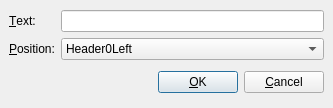
<ui version="4.0" >
 <author></author>
 <comment></comment>
 <exportmacro></exportmacro>
 <class>AddHeaderDialog</class>
 <widget class="QDialog" name="AddHeaderDialog" >
  <property name="geometry" >
   <rect>
    <x>0</x>
    <y>0</y>
    <width>333</width>
    <height>108</height>
   </rect>
  </property>
  <property name="windowTitle" >
   <string>Dialog</string>
  </property>
  <layout class="QVBoxLayout" >
   <property name="margin" >
    <number>9</number>
   </property>
   <property name="spacing" >
    <number>6</number>
   </property>
   <item>
    <layout class="QGridLayout" >
     <property name="margin" >
      <number>0</number>
     </property>
     <property name="spacing" >
      <number>6</number>
     </property>
     <item row="1" column="0" >
      <widget class="QLabel" name="label_2" >
       <property name="text" >
        <string>&amp;Position:</string>
       </property>
       <property name="buddy" >
        <cstring>positionCO</cstring>
       </property>
      </widget>
     </item>
     <item row="0" column="1" >
      <widget class="QLineEdit" name="textED" >
       <property name="text" >
        <string/>
       </property>
      </widget>
     </item>
     <item row="1" column="1" >
      <widget class="QComboBox" name="positionCO" >
       <item>
        <property name="text" >
         <string>Header0Left</string>
        </property>
       </item>
       <item>
        <property name="text" >
         <string>Header0Center</string>
        </property>
       </item>
       <item>
        <property name="text" >
         <string>Header0Right</string>
        </property>
       </item>
       <item>
        <property name="text" >
         <string>Header1Left</string>
        </property>
       </item>
       <item>
        <property name="text" >
         <string>Header1Center</string>
        </property>
       </item>
       <item>
        <property name="text" >
         <string>Header1Right</string>
        </property>
       </item>
       <item>
        <property name="text" >
         <string>Header2Left</string>
        </property>
       </item>
       <item>
        <property name="text" >
         <string>Header2Center</string>
        </property>
       </item>
       <item>
        <property name="text" >
         <string>Header2Right</string>
        </property>
       </item>
       <item>
        <property name="text" >
         <string>Footer0Left</string>
        </property>
       </item>
       <item>
        <property name="text" >
         <string>Footer0Center</string>
        </property>
       </item>
       <item>
        <property name="text" >
         <string>Footer0Right</string>
        </property>
       </item>
       <item>
        <property name="text" >
         <string>Footer1Left</string>
        </property>
       </item>
       <item>
        <property name="text" >
         <string>Footer1Center</string>
        </property>
       </item>
       <item>
        <property name="text" >
         <string>Footer1Right</string>
        </property>
       </item>
       <item>
        <property name="text" >
         <string>Footer2Left</string>
        </property>
       </item>
       <item>
        <property name="text" >
         <string>Footer2Center</string>
        </property>
       </item>
       <item>
        <property name="text" >
         <string>Footer2Right</string>
        </property>
       </item>
      </widget>
     </item>
     <item row="0" column="0" >
      <widget class="QLabel" name="label" >
       <property name="text" >
        <string>&amp;Text:</string>
       </property>
       <property name="buddy" >
        <cstring>textED</cstring>
       </property>
      </widget>
     </item>
    </layout>
   </item>
   <item>
    <layout class="QHBoxLayout" >
     <property name="margin" >
      <number>0</number>
     </property>
     <property name="spacing" >
      <number>6</number>
     </property>
     <item>
      <spacer>
       <property name="orientation" >
        <enum>Qt::Horizontal</enum>
       </property>
       <property name="sizeHint" >
        <size>
         <width>131</width>
         <height>31</height>
        </size>
       </property>
      </spacer>
     </item>
     <item>
      <widget class="QPushButton" name="okButton" >
       <property name="text" >
        <string>&amp;OK</string>
       </property>
      </widget>
     </item>
     <item>
      <widget class="QPushButton" name="cancelButton" >
       <property name="text" >
        <string>&amp;Cancel</string>
       </property>
      </widget>
     </item>
    </layout>
   </item>
  </layout>
 </widget>
 <pixmapfunction></pixmapfunction>
 <resources/>
 <connections>
  <connection>
   <sender>okButton</sender>
   <signal>clicked()</signal>
   <receiver>AddHeaderDialog</receiver>
   <slot>accept()</slot>
   <hints>
    <hint type="sourcelabel" >
     <x>278</x>
     <y>253</y>
    </hint>
    <hint type="destinationlabel" >
     <x>96</x>
     <y>254</y>
    </hint>
   </hints>
  </connection>
  <connection>
   <sender>cancelButton</sender>
   <signal>clicked()</signal>
   <receiver>AddHeaderDialog</receiver>
   <slot>reject()</slot>
   <hints>
    <hint type="sourcelabel" >
     <x>369</x>
     <y>253</y>
    </hint>
    <hint type="destinationlabel" >
     <x>179</x>
     <y>282</y>
    </hint>
   </hints>
  </connection>
 </connections>
</ui>
